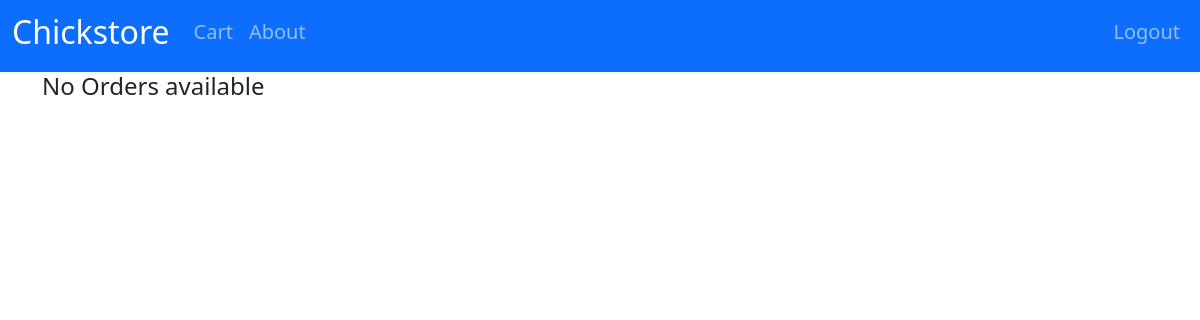
/orders/1 (signed in), run on an earlier commit of the app's database.
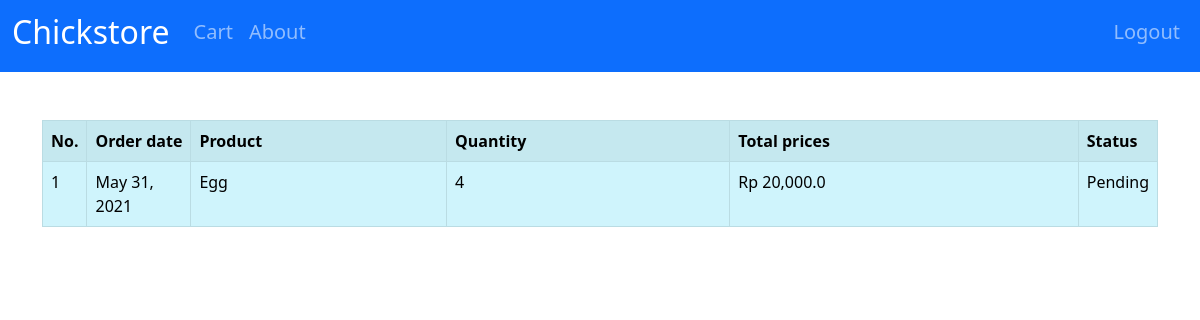
And on a later commit of the database.
### account/models.py (models this page shows, shortened)
class Order(models.Model):
    ORDERSTATS = (('Pending', 'Pending'), ('In Delivery', 'In Delivery'),)
    customer = models.ForeignKey(
        Account, related_name="order", on_delete=models.SET_NULL, null=True)
    product = models.ForeignKey(
        Product, related_name="order", on_delete=SET_NULL, null=True)
    status = models.CharField(max_length=200, choices=ORDERSTATS)
    order_date = models.DateField(auto_now_add=True, null=True)
    quantity = models.IntegerField(null=True)
    price_sum = models.FloatField(null=True)

class Product(models.Model):
    name = models.CharField(max_length=200)
    price = models.BigIntegerField()
    extra = models.CharField(max_length=200)
    picture = models.ImageField(
        upload_to='products', default='products/no_pic.jpg', validators=[validate_image])

### account/views.py (the view)
# urls.py: path('orders/<customer>', views.orders, name='orders'),
@login_required(login_url='login')
def orders(request, customer):
    orders = Order.objects.filter(customer=customer)
    context = {
        "orders": orders
    }
    return render(request, 'chickstore/orders.html', context)

### templates/chickstore/orders.html
{% extends 'common/base.html' %}
{% load humanize %}
{% block content %}
{% if orders %}
    <table class="table table-striped table-bordered table-info mt-5">
        <tr>
            <th class="fit">
                No.
            </th>
            <th class="fit">
                Order date
            </th>
            <th>
                Product
            </th>
            <th>
                Quantity
            </th>
            <th>
                Total prices
            </th>
            <th class="fit">
                Status
            </th>
        </tr>
        {% for order in orders%}
            <tr>
                <td>
                    {{forloop.counter}}
                </td>
                <td>
                    {{order.order_date}}
                </td>
                <td>
                    {{order.product.name}}
                </td>
                <td>
                    {{order.quantity}}
                </td>
                <td>
                    Rp {{order.price_sum|intcomma}}
                </td>
                <td>
                    {{order.status}}
                </td>
            </tr>
        {% endfor %}
    </table>
{% else %}
    <h4>No Orders available</h4>
{% endif %}
{% endblock %}

What changed in the data, as far as the page shows it:
added Order: order_date "May 31, 2021", product.name "Egg", quantity "4", price_sum "20,000.0", status "Pending"
Also different on the page:
text no longer shown: "No Orders available"
text now shown: "No. Order date Product Quantity Total prices Status"
